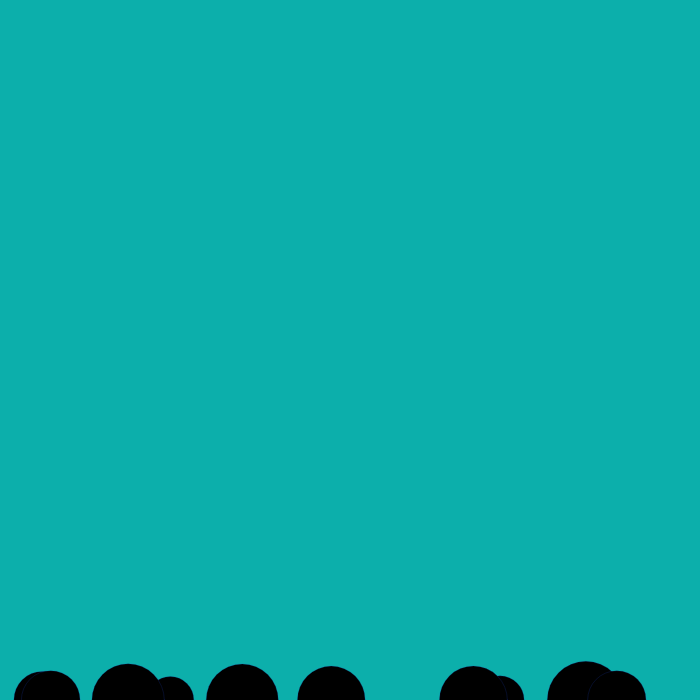
Frame 1 (no input)
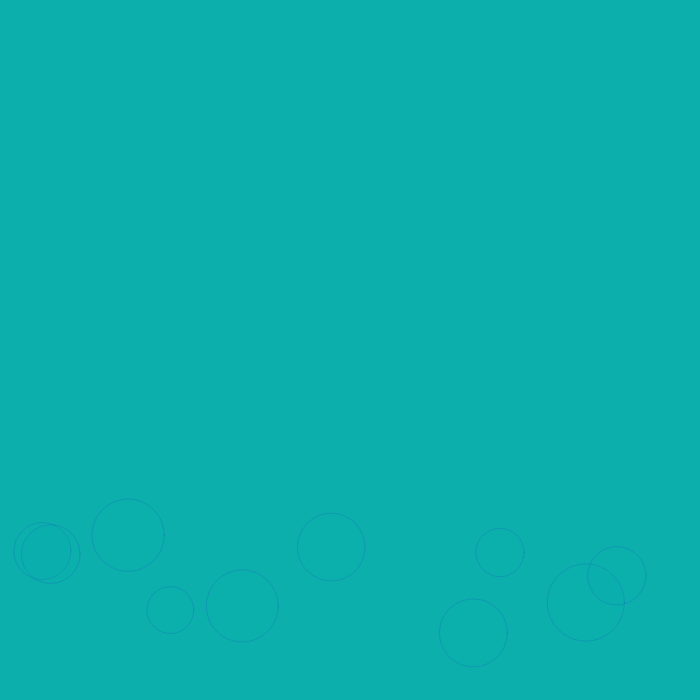
Frame 60 (no input)
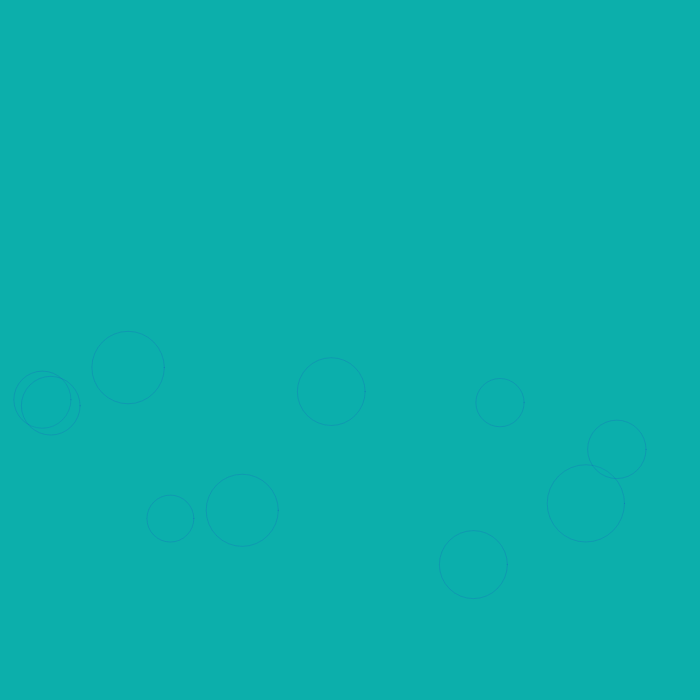
Frame 120 (the mouse pressed at the canvas centre since frame 60)

The p5.js sketch that drew these frames (run headless with seeded random() and noise() and a simulated clock; from frame 60 on, the mouse is pressed at the canvas centre):

// p5.js sketch
// ── sketch.js
// Title: Popping Bubbles
// Created: Elijah Ko
// Date: 11/02/2019
// Credit: Daniel Shiffman's Coding Train - p5.js "Chapter 7.3-7.5"

let bubbles = []; //create array

var total = 0;

function setup() {
  createCanvas(700, 700);
  for (let i = 0; i < 10; i++) {
    bubbles[i] = new Bubble(random(width), height, random(20, 40), random(1, 3), 0); //constructor(x, y, r, yspeed, brightness)
  }
}

function draw() {
  background(12, 175, 171);

  //M1: for-loop
  // for (let i = 0; i < bubbles.length; i++) {
  //   bubbles[i].display();
  //   bubbles[i].move();
  //   bubbles[i].rollover(mouseX, mouseY);
  // }

  // M2: for...of loop
  for (let everyElement of bubbles) {
    everyElement.display();
    everyElement.move();
    everyElement.rollover(mouseX, mouseY);
  }
}

function keyPressed() {
  let b = new Bubble(random(width), height, random(20, 40), 1, 0);
  bubbles.push(b); //add
}

function mousePressed() {
  for (let i = bubbles.length - 1; i >= 0; i--) {
    if (bubbles[i].pop(mouseX, mouseY)) {
      bubbles.splice(i, 1); //splice(thisElement, howManyElement)
    } 
  } 
}
// ── bubble.js
class Bubble {
  
  constructor(x, y, r, yspeed, brightness) {
    this.x = x;
    this.y = y;
    this.r = r;
    this.yspeed = yspeed;
    this.brightness = brightness;
  }

  display() {
    stroke(31, 67, 200, 50);
    fill(this.brightness);
    ellipseMode(CENTER);
    ellipse(this.x, this.y, 2 * this.r, 2 * this.r);
  }

  move() {
    this.y -= this.yspeed;
    if (this.y <= this.r) {
      this.x += random(-2, 2);
      this.y = this.r;
    }
  }

  rollover(px, py) {
    let d = dist(this.x, this.y, px, py);
    if (d < this.r) {
      this.brightness = color(31, 67, 200, 50);
    } else {
      this.brightness = color(12, 175, 171, 20);
    }
  }

  pop(px, py) {
    let d = dist(this.x, this.y, px, py);
    if (d < this.r) {
      return true;
    } else {
      return false;
    }
  }
}
